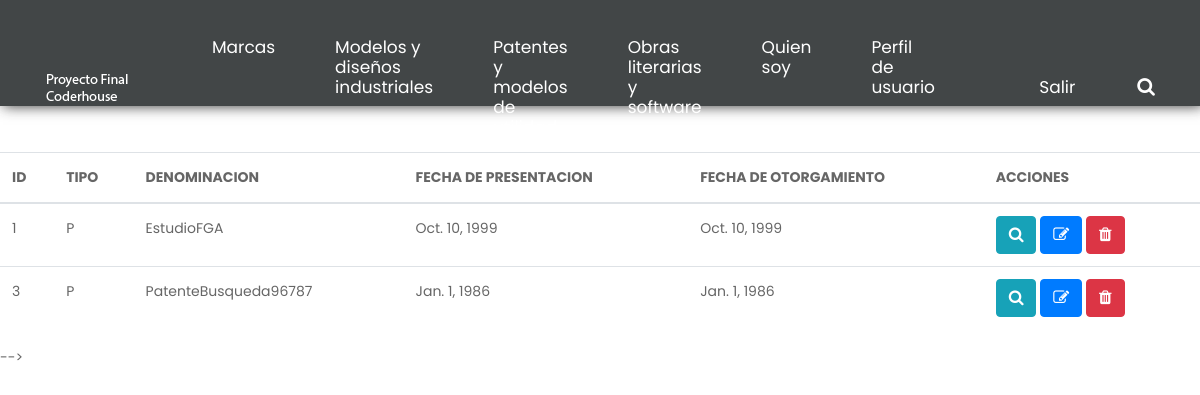
Screenshot of /GestorIP/listarPMU/ (signed in) with the database file from the repository.
### GestorIP/models.py (models this page shows)
class pmu(models.Model):
    pmu = {
        'M':'MODELO DE UTILIDAD',
        'P':'PATENTE DE INVENCION'
    }
    tipo = models.CharField(max_length=1, choices=pmu.items())
    denominacion = models.CharField(max_length=100)
    fechapresentacion = models.DateField()
    fechaotorgamiento = models.DateField()

### GestorIP/views.py (the view)
# urls.py: path('listarPMU/', pmuListView.as_view(), name='listarpmu'),
class pmuListView(LoginRequiredMixin, ListView):
    model = pmu
    template_name = "GestorIP/pmu_list.html"

### GestorIP/templates/GestorIP/pmu_list.html (shortened to what this page needs)
<!DOCTYPE html>
<html lang="en">
   {% load static %}
   <head>
      <link rel="stylesheet" href="{% static 'css/bootstrap.min.css' %}">
      <link rel="stylesheet" href="{% static 'css/style.css' %}">
      <link rel="stylesheet" href="{% static 'css/responsive.css' %}">
      <link rel="stylesheet" href="https://cdnjs.cloudflare.com/ajax/libs/font-awesome/4.7.0/css/font-awesome.min.css">
   </head>
   <body class="main-layout">
     {% if user.is_authenticated %}
     <header>
        <div class="header">
           <div class="container-fluid">
              <div class="row d_flex">
                 <div class=" col-md-2 col-sm-3 col logo_section">
                    <div class="full">
                       <div class="center-desk">
                          <div class="logo">
                             <a href="{% url 'inicio' %}"><img src="{% static 'images/logo.png' %}" alt="#" /></a>
                          </div>
                       </div>
                    </div>
                 </div>
                 <div class="col-md-8 col-sm-9">
                    <nav class="navigation navbar navbar-expand-md navbar-dark ">
                       <div class="collapse navbar-collapse" id="navbarsExample04">
                          <ul class="navbar-nav mr-auto">
                             <li class="nav-item">
                                <a class="nav-link" href="{% url 'menumarcas' %}">Marcas</a>
                             </li>
                             <li class="nav-item">
                                <a class="nav-link" href="{% url 'menumdi' %}">Modelos y diseños industriales</a>
                             </li>
                             <li class="nav-item">
                                <a class="nav-link" href="{% url 'menupmu' %}">Patentes y modelos de utilidad</a>
                             </li>
                             <li class="nav-item">
                                <a class="nav-link" href="{% url 'menuoys' %}">Obras literarias y software</a>
                             </li>
                             <li class="nav-item active">
                                <a class="nav-link" href="{% url 'quiensoy' %}">Quien soy</a>
                             </li>
                             <li class="nav-item">
                                <a class="nav-link" href="{% url 'editarPerfil' %}">Perfil de usuario </a>
                             </li>
                          </ul>
                       </div>
                    </nav>
                 </div>
                 <div class="col-md-2 d_none">
                    <ul class="email text_align_right">
                       <li> <a href="{% url 'logout' %}"> Salir </a></li>
                       <li> <a href="Javascript:void(0)"> <i class="fa fa-search" style="cursor: pointer;" aria-hidden="true"> </i></a> </li>
                    </ul>
                 </div>
              </div>
           </div>
        </div>
     </header>
     {% endif %}
      <br>
      <br>
      <br>
      <br>
      <br>
      <br>
      <table class="table">
         <thead>
           <tr>
             <th>ID</th>
             <th>TIPO</th>
             <th>DENOMINACION</th>
             <th>FECHA DE PRESENTACION</th>
             <th>FECHA DE OTORGAMIENTO</th>
             <th>ACCIONES</th>
           </tr>
         </thead>
         <tbody>
            {% for p in object_list %}
            <tr>
              <td>{{ p.id }}</td>
              <td>{{ p.tipo }}</td>
              <td>{{ p.denominacion }}</td>
              <td>{{ p.fechapresentacion }}</td>
              <td>{{ p.fechaotorgamiento }}</td>
              <td>
                <a
                href="{% url 'detail_pmu' p.id %}"
                class="btn btn-info"
                style="--bs-btn-padding-y: .25rem; --bs-btn-padding-x: .5rem; --bs-btn-font-size: .75rem;"
                ><i class="fa fa-search fa-sm" title="View Record"></i>
                </a>
                <a
                href="{% url 'update_pmu' p.id %}"
                class="btn btn-primary"
                style="--bs-btn-padding-y: .25rem; --bs-btn-padding-x: .5rem; --bs-btn-font-size: .75rem;"
                ><i class="fa fa-edit fa-sm" title="Edit Record"></i>
                </a>
                <a
                href="{% url 'delete_pmu' p.id %}"
                class="btn btn-danger"
                style="--bs-btn-padding-y: .25rem; --bs-btn-padding-x: .5rem; --bs-btn-font-size: .75rem;"
                ><i class="fa fa-trash fa-sm" title="Delete Record"></i>
                </a>
              </td>
            </tr>
            {% endfor %}
          </tbody>
        </table>
                  -->
   </body>
</html>

### GestorIP/static/css/style.css (style rules this page uses)
body { color: #666666; font-size: 14px; font-family: 'Poppins', sans-serif; line-height: 1.80857; font-weight: normal; }
a { color: #1f1f1f; text-decoration: none !important; outline: none !important; -webkit-transition: all .3s ease-in-out; -moz-transition: all .3s ease-in-out; -ms-transition: all .3s ease-in-out; -o-transition: all .3s ease-in-out; transition: all .3s ease-in-out; }
*, *::after, *::before { -webkit-box-sizing: border-box; -moz-box-sizing: border-box; box-sizing: border-box; }
ul, li, ol { margin: 0px; padding: 0px; list-style: none; }
a { color: #222222; text-decoration: none; outline: none !important; }
a, .btn { text-decoration: none !important; outline: none !important; -webkit-transition: all .3s ease-in-out; -moz-transition: all .3s ease-in-out; -ms-transition: all .3s ease-in-out; -o-transition: all .3s ease-in-out; transition: all .3s ease-in-out; }
img { max-width: 100%; height: auto; }
.full { width: 100%; float: left; margin: 0; padding: 0; }
.text_align_right { text-align: right; }
.d_flex { display: flex; align-items: center; flex-wrap: wrap; }
.header { width: 100%; background: rgba(39, 43, 44, 0.87); height: 106px; padding: 37px 30px; position: absolute; z-index: 999; box-shadow: 3px 0 13px rgba(30, 30, 30, 0.90); }
.navigation.navbar { float: right; padding: 0; }
.navigation.navbar-dark .navbar-nav .nav-link { padding: 0px 30px; color: #fff; font-size: 17px; line-height: 20px; font-weight: 400; }
.navigation.navbar-dark .navbar-nav .active>.nav-link, .navigation.navbar-dark .navbar-nav .nav-link.active, .navigation.navbar-dark .navbar-nav .nav-link.show, .navigation.navbar-dark .navbar-nav .show>.nav-link { color: #fff; }
ul.email { padding-top: 1px; display: flex; align-items: center; justify-content: flex-end; flex-wrap: wrap; }
ul.email li { padding: 0px 35px; }
ul.email li:nth-child(2) { padding-right: 0; }
ul.email li a { font-size: 17px; color: #fff; }
ul.email li i { color: #fff; font-size: 19px; }

### GestorIP/static/css/responsive.css (style rules this page uses)
@media (min-width: 1200px) and (max-width: 1320px) { ul.email li { padding: 0px 31px; } }

### rows the page displays
pmu: id "1", tipo "P", denominacion "EstudioFGA", fechapresentacion "Oct. 10, 1999", fechaotorgamiento "Oct. 10, 1999"
pmu: id "3", tipo "P", denominacion "PatenteBusqueda96787", fechapresentacion "Jan. 1, 1986", fechaotorgamiento "Jan. 1, 1986"
